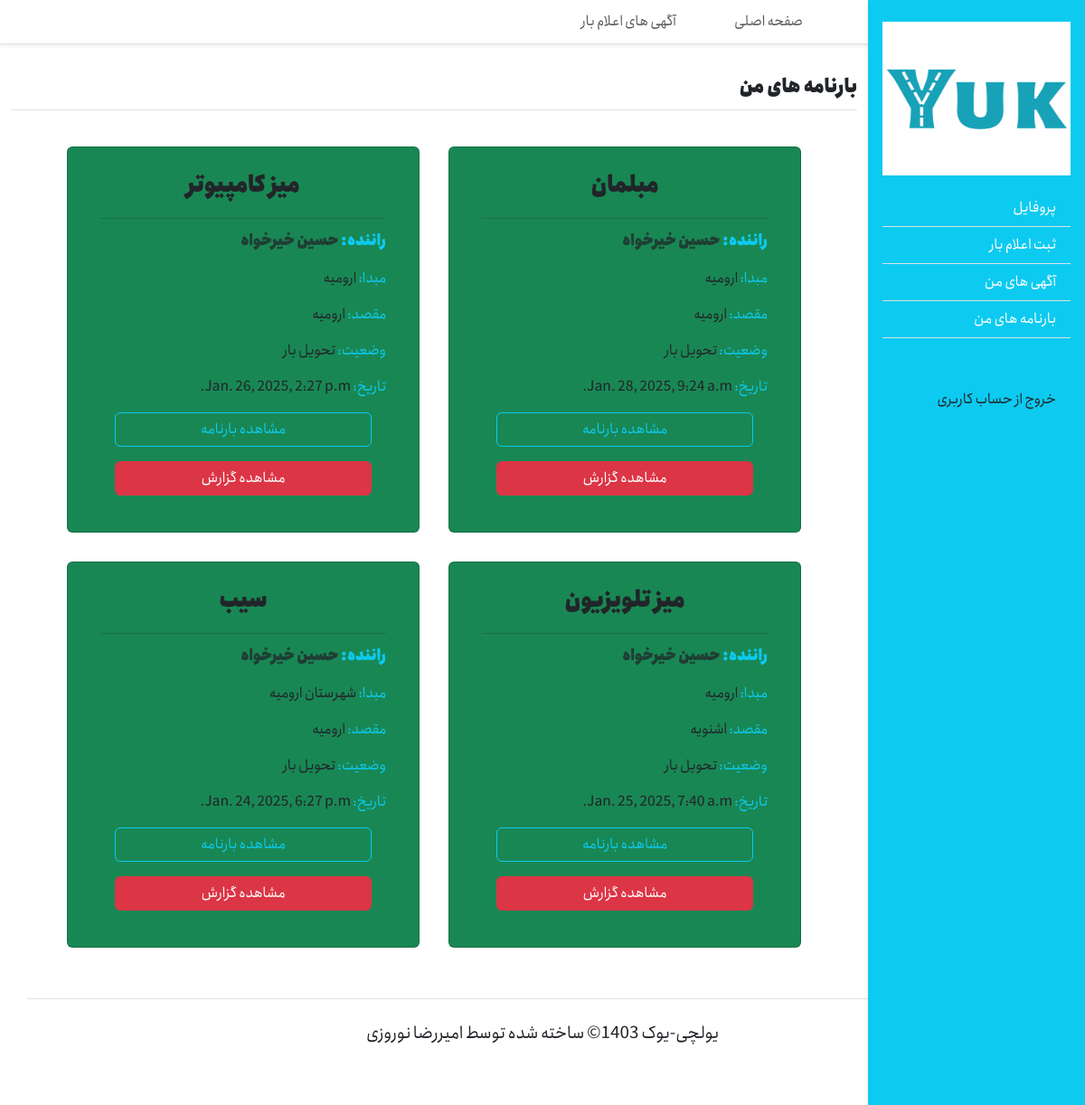
Page /yuk/my-waybills/ (signed in) on the committed database.
### yol/models.py (models this page shows, shortened)
class Waybill(models.Model):
    pickup_date = models.DateTimeField(auto_now_add=True)
    delivery_date = models.DateTimeField(auto_now_add=True)
    STATUS = (
        ('W','پذیرفته شده توسط راننده'),
        ('S','در حال بارگیری'),
        ('T','در حال حمل'),
        ('R','گزارش'),
        ('A','تحویل بار'),
        ('N','ناتمام')
    )
    status = models.CharField(max_length=1,choices=STATUS,default='W')
    advertisement = models.OneToOneField(Advertisement, on_delete=models.CASCADE)
    driver = models.ForeignKey(Driver,on_delete=models.CASCADE,blank=True,null=True)

class Driver(models.Model):
    profilePicture = models.ImageField(upload_to='yol_pictures/', default='yol_pictures/profile.png')
    phone = models.CharField(max_length=11,validators=[phone_start_with_0])
    licenseCode = models.CharField(max_length=10)
    user = models.OneToOneField(User, on_delete=models.CASCADE)
    def __str__(self):
        return f"{self.user.first_name} {self.user.last_name}"

### yuk/models.py (models this page shows, shortened)
class Advertisement(models.Model):
    title = models.CharField(max_length=200)
    shipper = models.ForeignKey(Shipper, on_delete=models.CASCADE)
    description = models.TextField()
    freight = models.IntegerField(null=True)
    STATUS = (
        ('P','در حال انتظار'),
        ('A','پذیرفته شده'),
    )
    status = models.CharField(max_length=1,choices=STATUS,default='P')
    date = models.DateTimeField(auto_now_add=True)
    class Meta:
        ordering = ["-date"]

class Route(models.Model):
    origin = models.CharField(max_length=200)
    destination = models.CharField(max_length=200)
    dest_city =  models.CharField(max_length=200,blank=True,null=True)
    origin_city =  models.CharField(max_length=200,blank=True,null=True)
    distance = models.CharField(max_length=200)
    estimated_time = models.CharField(max_length=200)
    advertisement = models.OneToOneField(Advertisement, on_delete=models.CASCADE)

### yuk/views.py (the view)
# urls.py: path('my-waybills/', views.waybills, name='waybills'),
@login_required(login_url=reverse_lazy("main:signin"))
def waybills(request):
    shipper = Shipper.objects.get(user=request.user)
    ads = Advertisement.objects.filter(shipper=shipper)
    waybills = []
    for ad in ads:
        wb = Waybill.objects.filter(advertisement=ad)
        if wb:
            waybills.append([wb[0],Report.objects.filter(Waybill=wb[0])])
    return render(request, "yuk/my-waybills.html",{'waybills':waybills})

### yuk/templates/yuk/my-waybills.html (shortened to what this page needs)
{% extends "base-yuk.html" %}
{% load static%}
{% block content %}
    <h5 class="text-end border-bottom py-2 mb-4">بارنامه های من</h5>
    <div class="container">
        <div class="row d-flex justify-content-center">
            {% if waybills %}
            {% for wb in waybills %}
            {% if wb.0.status == 'A' %}
            <div class="card col-5 m-3 bg-success">
            {% elif wb.0.status == 'N' %}
            <div class="card col-5 m-3 bg-danger">
            {% else %}
            <div class="card col-5 m-3">
            {% endif %}
                <div class="card-body p-4">
                <h4 class="card-title text-center">{{wb.0.advertisement.title}}</h4>
                <hr>
                <h6 class="card-subtitle mb-3 text-muted"><span class="text-info">راننده: </span>{{wb.0.driver}}</h6>
                <p class="mb-3"><span class="text-info">مبدا: </span>{{wb.0.advertisement.route.origin_city}}</p>
                <p class="mb-3"><span class="text-info">مقصد: </span>{{wb.0.advertisement.route.dest_city}}</p>
                <p class="mb-3"><span class="text-info">وضعیت: </span>{{wb.0.get_status_display}}</p>
                <p class="mb-3"><span class="text-info">تاریخ: </span>{{wb.0.pickup_date}}</p>
                <a href="{% url 'yol:waybillDetail' wb.0.id %}" class="btn btn-outline-info m-3 d-flex justify-content-center">مشاهده بارنامه</a>
                <a href="#" class="btn btn-danger m-3  d-flex justify-content-center" id="toggle-report{{wb.0.id}}">مشاهده گزارش</a>
                </div>
            </div>
            {% endfor %}
            {% else %}
            <h4 class="text-center text-danger">بارنامه ای یافت نشد</h4>
            {% endif %}
        </div>
    </div>
{% endblock %}

### yuk/static/yuk/style/css/style.css (style rules this page uses)
:root { --main: #495979; }
body { font-family: anjoman-light,sans-serif; direction: rtl; }
h1, h2, h3, h4, h5, h6 { font-family: anjoman-heavy,sans-serif !important; line-height: 1.6; }

### rows in the picture
Waybill: advertisement.title "مبلمان", driver.last_name "حسین خیرخواه", advertisement.origin_city "ارومیه", advertisement.dest_city "ارومیه", status "تحویل بار", pickup_date "Jan. 28, 2025, 9:24 a.m."
Waybill: advertisement.title "میز کامپیوتر", driver.last_name "حسین خیرخواه", advertisement.origin_city "ارومیه", advertisement.dest_city "ارومیه", status "تحویل بار", pickup_date "Jan. 26, 2025, 2:27 p.m."
Waybill: advertisement.title "میز تلویزیون", driver.last_name "حسین خیرخواه", advertisement.origin_city "ارومیه", advertisement.dest_city "اشنویه", status "تحویل بار", pickup_date "Jan. 25, 2025, 7:40 a.m."
Waybill: advertisement.title "سیب", driver.last_name "حسین خیرخواه", advertisement.origin_city "شهرستان ارومیه", advertisement.dest_city "ارومیه", status "تحویل بار", pickup_date "Jan. 24, 2025, 6:27 p.m."
